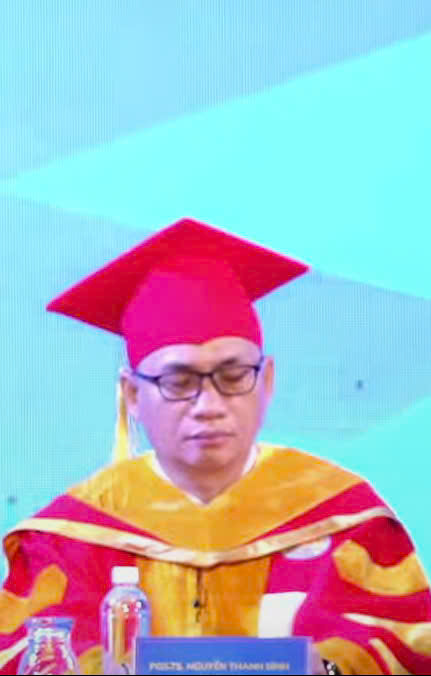
#> input picture faces_imgs/mrBinh.jpg, 431 x 676 px
$ jupyter execute Canny_Watershed.ipynb
#> lines starting #> are read from the running program, lines starting #| are printed output that depends on the picture; after the words box and inside, x2 and y2 are one past the last pixel; in counts of white or black regions, pixels touching at a corner belong together
[cell 1]
import cv2
import numpy as np
import matplotlib.pyplot as plt

[cell 2]
image = cv2.imread('./faces_imgs/mrBinh.jpg')
#> image is the input picture: shape (676, 431, 3); mean B, G, R 194.2, 181.5, 168.6
plt.imshow(cv2.cvtColor(image, cv2.COLOR_BGR2RGB))
plt.title('Original Image')
plt.show()

[cell 3]
gray = cv2.cvtColor(image, cv2.COLOR_BGR2GRAY)
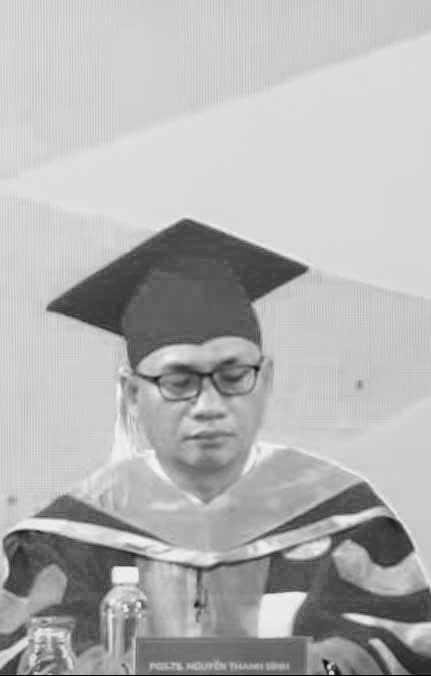
#> gray: shape (676, 431); min 0, max 247, mean 179.1
plt.imshow(gray, cmap='gray')
plt.title('Gray Image')
plt.show()

[cell 4]
edges = cv2.Canny(gray, 100, 200)
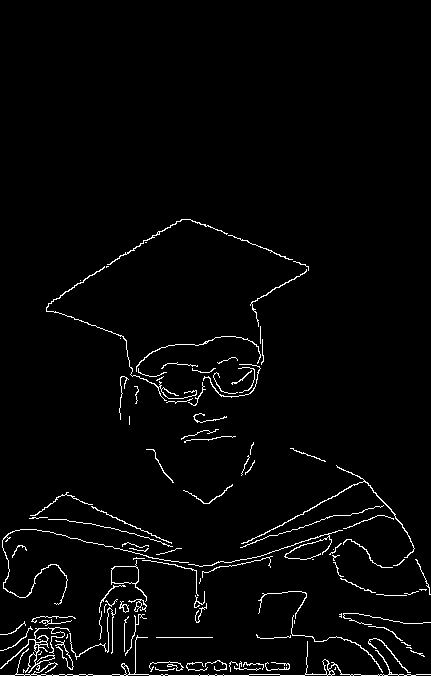
#> edges: shape (676, 431); 2.6% white in thin lines or dots, all inside (x1, y1, x2, y2) = (0, 219, 431, 676)
plt.imshow(edges, cmap='gray')
plt.title('Canny Image')
plt.show()

[cell 5]
ret, binary = cv2.threshold(gray, 0, 255, cv2.THRESH_BINARY + cv2.THRESH_OTSU)
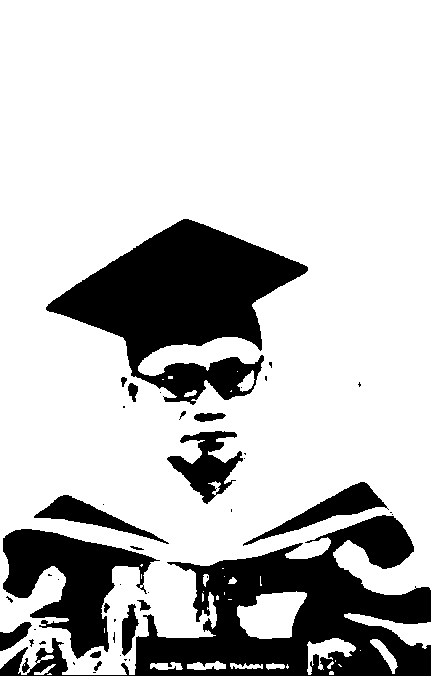
#> binary: shape (676, 431); 77.3% white; 46 black regions (28 under 20 px), largest, box (x1, y1, x2, y2) and area: (0, 515, 431, 676) 25969, (46, 219, 308, 405) 23116, (3, 529, 160, 659) 9048
#> ret = 149
plt.imshow(binary, cmap='gray')
plt.title('Binary Image')
plt.show()

[cell 6]
kernel = np.ones((3, 3), np.uint8)
sure_bg = cv2.dilate(binary, kernel, iterations=3)
#> sure_bg: shape (676, 431); 84.4% white; 24 black regions (10 under 20 px), largest, box (x1, y1, x2, y2) and area: (51, 223, 303, 367) 17441, (138, 553, 431, 676) 14938, (6, 532, 147, 653) 6542
plt.imshow(sure_bg, cmap='gray')
plt.title('Sure Background')
plt.show()

[cell 7]
dist_transform = cv2.distanceTransform(binary, cv2.DIST_L2, 5)
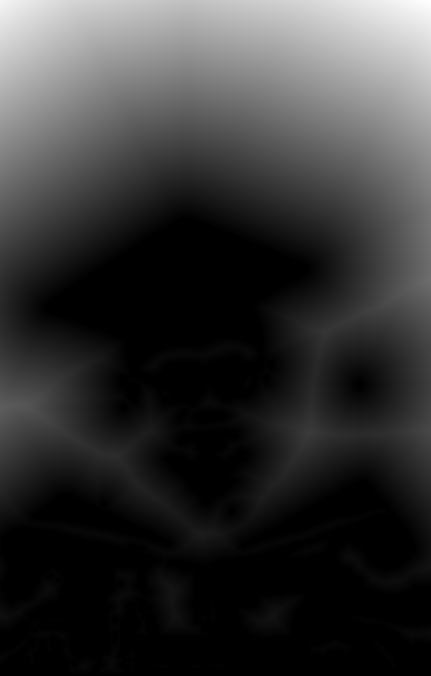
#> dist_transform: shape (676, 431) float32; min 0, max 288.4, mean 59.9; drawn with min black and max white
ret, sure_fg = cv2.threshold(dist_transform, 0.7 * dist_transform.max(), 255, 0)
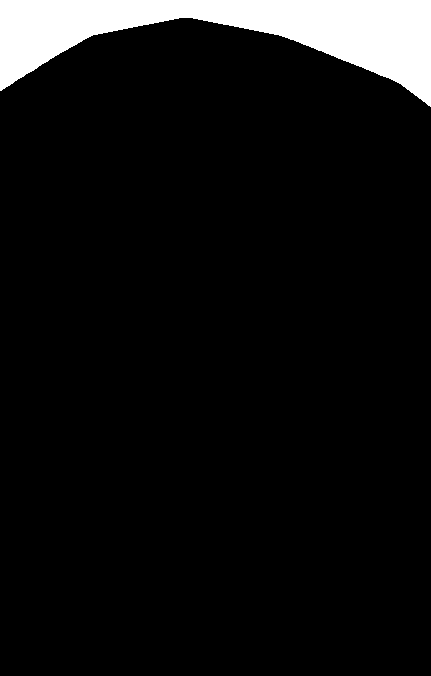
#> sure_fg: shape (676, 431) float32; 7.1% white; 1 white region, box (x1, y1, x2, y2) and area: (0, 0, 431, 107) 20806
#> ret = 201.9
sure_fg = np.uint8(sure_fg)
plt.imshow(sure_fg, cmap='gray')
plt.title('Sure Foreground')
plt.show()

[cell 8]
unknown = cv2.subtract(sure_bg, sure_fg)
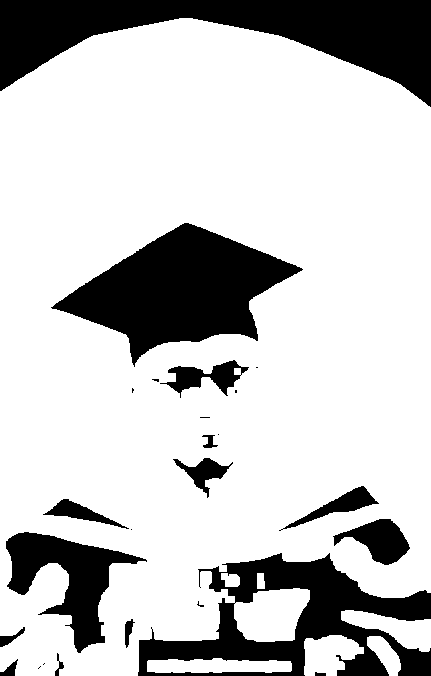
#> unknown: shape (676, 431); 77.3% white; 25 black regions (10 under 20 px), largest, box (x1, y1, x2, y2) and area: (0, 0, 431, 107) 20806, (51, 223, 303, 367) 17441, (138, 553, 431, 676) 14938
ret, markers = cv2.connectedComponents(sure_fg)
#> ret = 2
markers = markers + 1
markers[unknown == 255] = 0
#> markers: shape (676, 431) int32; 3 distinct labels, from 0 to 2

[cell 9]
markers = cv2.watershed(image, markers)
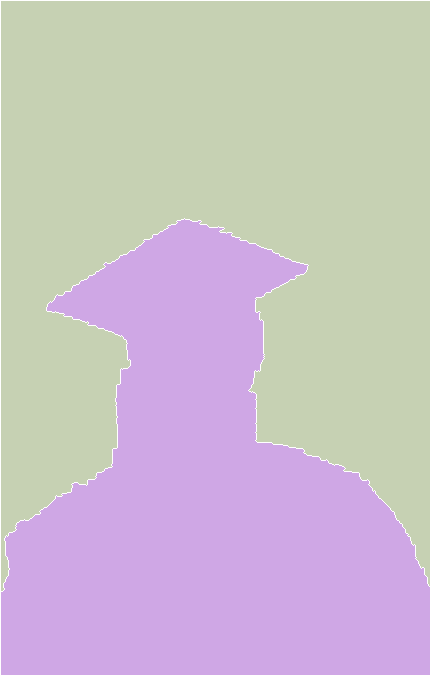
#> markers: shape (676, 431) int32; 3 distinct labels, from -1 to 2; one colour per label, 0 black, -1 white
image[markers == -1] = [255, 0, 0]
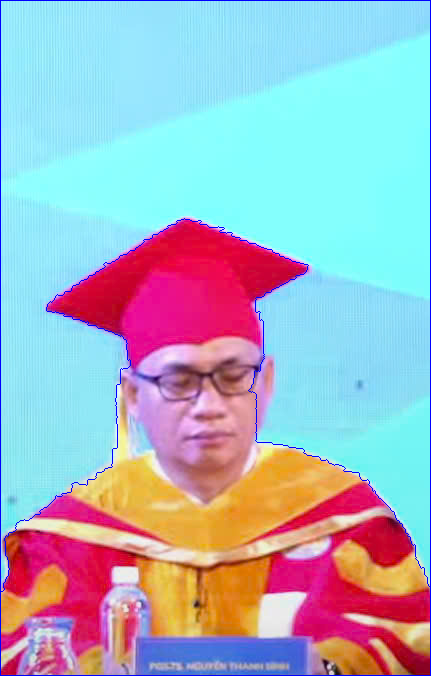
#> image: shape (676, 431, 3); 1.17% of pixels changed, all inside (x1, y1, x2, y2) = (0, 0, 431, 676)

[cell 10]
segmented_image = np.zeros_like(image)
for marker in np.unique(markers):
    if marker == -1 or marker == 1:
        continue
    segmented_image[markers == marker] = np.random.randint(0, 255, 3)
#> this loop made 3 passes
#> marker on pass 1: -1
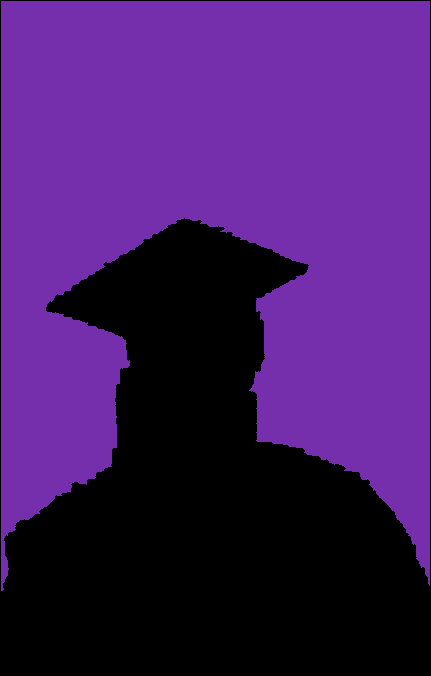
#> segmented_image: shape (676, 431, 3); mean of channels 0, 1, 2 99.9, 27.3, 67.9; drawn as B, G, R

[cell 11]
plt.figure(figsize=(12, 6))
plt.subplot(121), plt.imshow(cv2.cvtColor(segmented_image, cv2.COLOR_BGR2RGB)), plt.title('Segmented Image')
plt.subplot(122), plt.imshow(edges, cmap='gray'), plt.title('Canny Edges')
plt.show()
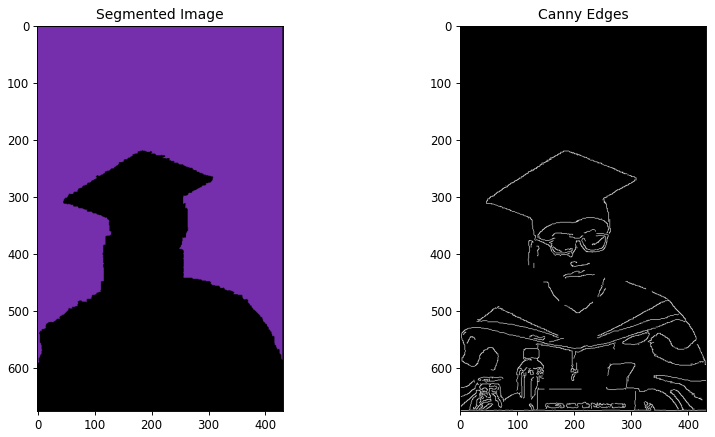
#> figure drawn by matplotlib, 2 panels
